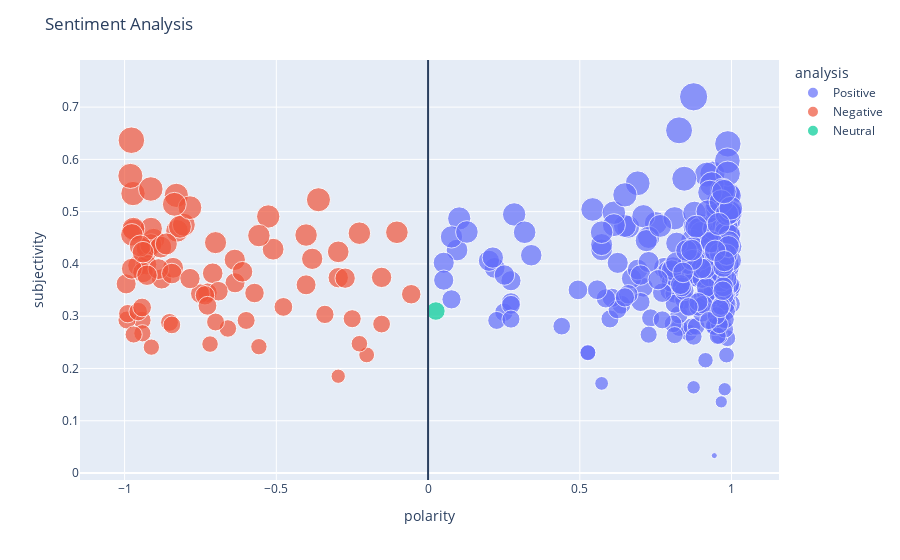

Source (notebook cell):
### Code cell
import plotly.express as px

fig = px.scatter(df,
                x='polarity',
                y='subjectivity',
                color='analysis',
                size='subjectivity'
                )

fig.update_layout(title='Sentiment Analysis',
                shapes=[dict(
                    type='line',
                    yref='paper', y0=0, y1=1,
                    xref='x', x0=0, x1=0
                )]
                )

fig.show()

### Figure 1 — Plotly figure (JSON) as saved in the notebook; plotly's stock layout.template omitted (floating-point values rounded to 4 significant figures; data arrays with more than 128 entries replaced by an {"elided": "..."} marker saying what was removed)
{"data": [{"hovertemplate": "analysis=Positive<br>polarity=%{x}<br>subjectivity=%{marker.size}<extra></extra>", "legendgroup": "Positive", "marker": {"color": "#636efa", "size": {"elided": "289 float values"}, "sizemode": "area", "sizeref": 0.001799, "symbol": "circle"}, "mode": "markers", "name": "Positive", "orientation": "v", "showlegend": true, "type": "scatter", "x": {"elided": "289 float values"}, "xaxis": "x", "y": {"elided": "289 float values"}, "yaxis": "y"}, {"hovertemplate": "analysis=Negative<br>polarity=%{x}<br>subjectivity=%{marker.size}<extra></extra>", "legendgroup": "Negative", "marker": {"color": "#EF553B", "size": [0.3713, 0.3926, 0.3639, 0.3618, 0.2919, 0.4468, 0.4079, 0.5312, 0.3743, 0.2882, 0.4098, 0.3821, 0.2765, 0.3969, 0.4253, 0.342, 0.2923, 0.4633, 0.4282, 0.4552, 0.3449, 0.4588, 0.1852, 0.5346, 0.3478, 0.3443, 0.4749, 0.3035, 0.2467, 0.2952, 0.4907, 0.4646, 0.5684, 0.4317, 0.3432, 0.2673, 0.4368, 0.6367, 0.2889, 0.2408, 0.4407, 0.399, 0.4675, 0.3178, 0.36, 0.4674, 0.226, 0.4557, 0.2927, 0.471, 0.2417, 0.3737, 0.4323, 0.3837, 0.2474, 0.5228, 0.4344, 0.3902, 0.3049, 0.5077, 0.4542, 0.5433, 0.5141, 0.34, 0.3728, 0.3088, 0.3199, 0.3909, 0.3784, 0.4382, 0.3167, 0.265, 0.3816, 0.4606, 0.372, 0.385, 0.2833, 0.4224, 0.285, 0.4231], "sizemode": "area", "sizeref": 0.001799, "symbol": "circle"}, "mode": "markers", "name": "Negative", "orientation": "v", "showlegend": true, "type": "scatter", "x": [-0.8779, -0.8402, -0.6361, -0.9948, -0.5994, -0.9042, -0.6369, -0.8294, -0.1531, -0.8519, -0.3818, -0.7096, -0.6597, -0.9552, -0.926, -0.0555, -0.9423, -0.8271, -0.5106, -0.4019, -0.7269, -0.2263, -0.296, -0.9723, -0.6908, -0.5719, -0.8047, -0.34, -0.7184, -0.25, -0.5267, -0.9691, -0.9809, -0.926, -0.7506, -0.9413, -0.9136, -0.9776, -0.7003, -0.9118, -0.7003, -0.9287, -0.9128, -0.4767, -0.4019, -0.9709, -0.2023, -0.9761, -0.9923, -0.8176, -0.5574, -0.296, -0.8807, -0.9392, -0.2263, -0.3612, -0.9485, -0.8885, -0.9895, -0.7845, -0.5574, -0.9136, -0.836, -0.7351, -0.2732, -0.9552, -0.7269, -0.9761, -0.9261, -0.8625, -0.9423, -0.9702, -0.8442, -0.1027, -0.7845, -0.6115, -0.8442, -0.9393, -0.1531, -0.296], "xaxis": "x", "y": [0.3713, 0.3926, 0.3639, 0.3618, 0.2919, 0.4468, 0.4079, 0.5312, 0.3743, 0.2882, 0.4098, 0.3821, 0.2765, 0.3969, 0.4253, 0.342, 0.2923, 0.4633, 0.4282, 0.4552, 0.3449, 0.4588, 0.1852, 0.5346, 0.3478, 0.3443, 0.4749, 0.3035, 0.2467, 0.2952, 0.4907, 0.4646, 0.5684, 0.4317, 0.3432, 0.2673, 0.4368, 0.6367, 0.2889, 0.2408, 0.4407, 0.399, 0.4675, 0.3178, 0.36, 0.4674, 0.226, 0.4557, 0.2927, 0.471, 0.2417, 0.3737, 0.4323, 0.3837, 0.2474, 0.5228, 0.4344, 0.3902, 0.3049, 0.5077, 0.4542, 0.5433, 0.5141, 0.34, 0.3728, 0.3088, 0.3199, 0.3909, 0.3784, 0.4382, 0.3167, 0.265, 0.3816, 0.4606, 0.372, 0.385, 0.2833, 0.4224, 0.285, 0.4231], "yaxis": "y"}, {"hovertemplate": "analysis=Neutral<br>polarity=%{x}<br>subjectivity=%{marker.size}<extra></extra>", "legendgroup": "Neutral", "marker": {"color": "#00cc96", "size": [0.3099], "sizemode": "area", "sizeref": 0.001799, "symbol": "circle"}, "mode": "markers", "name": "Neutral", "orientation": "v", "showlegend": true, "type": "scatter", "x": [0.0258], "xaxis": "x", "y": [0.3099], "yaxis": "y"}], "layout": {"legend": {"itemsizing": "constant", "title": {"text": "analysis"}, "tracegroupgap": 0}, "margin": {"t": 60}, "shapes": [{"type": "line", "x0": 0, "x1": 0, "xref": "x", "y0": 0, "y1": 1, "yref": "paper"}], "title": {"text": "Sentiment Analysis"}, "xaxis": {"anchor": "y", "domain": [0, 1], "title": {"text": "polarity"}}, "yaxis": {"anchor": "x", "domain": [0, 1], "title": {"text": "subjectivity"}}}}
